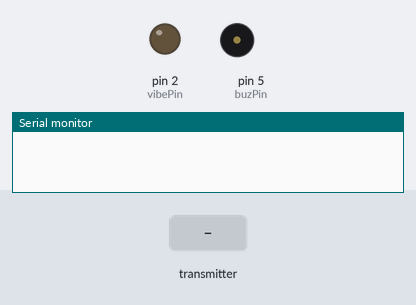
Recording of a sketch running on a simulated Arduino Uno, built with avr-gcc and run on an emulated ATmega328P. Shown: output pins drawn as LEDs (lit = HIGH), buzzer (waves = sounding, pin HIGH), the last lines printed to the serial monitor. Dashed ring = blinking. The test bench sets the inputs (shaded band). No radio packets arrive unless stated.

Above: at 1.3 s.
1.4 s: the transmitter starts sending distance = 0
At 1.66 s:
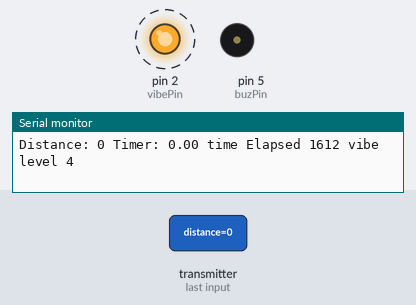
4.4 s: the transmitter starts sending distance = 256
At 4.4 s:
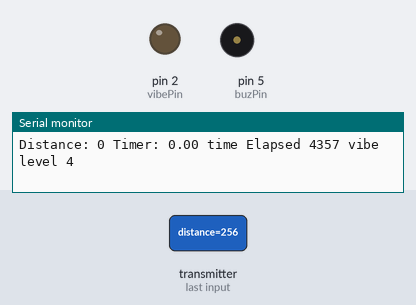
Timing chart, 0 to 7.4 s (numbered marks = the images above; inputs shaded):
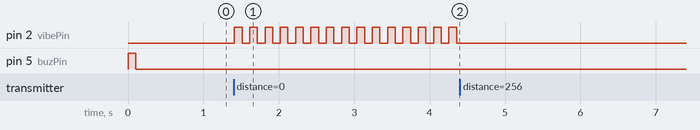

The sketch:

nerf_test_rx.ino
```cpp
#include <SPI.h>
#include <nRF24L01.h>
#include <RF24.h>

RF24 radio(7, 8); // CE, CSN
const byte address[6] = "00001";
const int vibePin = 2;
const int buzPin = 5;
int vibState = LOW;
int vibLevel = 0;
const long int1 = 2000;
const long int2 = 1500;
const long int3 = 1000;
const long int4 = 500;

unsigned long previousMillis = 0;        // will store last time was updated
float timer;

void setup() {
  Serial.begin(9600);
  radio.begin();
  radio.openReadingPipe(0, address);
  radio.setPALevel(RF24_PA_HIGH);
  radio.startListening();
  pinMode(vibePin, OUTPUT);
  pinMode(buzPin, OUTPUT);

  digitalWrite(buzPin, HIGH);
  delay(100);
  digitalWrite(buzPin, LOW);
}
void loop() {


  //unsigned long currentMillis = millis();  //how long in mils

  if (radio.available()) {
   while (radio.available()) {
    int distance = 0;
    radio.read(&distance, sizeof(distance));

    unsigned long timeElapsed = millis();


    if (distance < 100) {
      if (distance < 100 && distance > 75) { // 200-150 away pulse every sec

        unsigned long timeAft = 0;
          if (timeElapsed - timeAft >= int1){
            timeAft = timeElapsed;
                 if (vibState == LOW) {
              vibState = HIGH;
            } else {
              vibState = LOW;
            }
           }
       digitalWrite(vibePin, vibState);
       vibLevel = 1;
      }else if (distance < 75 && distance > 50) { //150-100 away pulse every half sec

        unsigned long timeAft1 = 0;
          if (timeElapsed - timeAft1 >= int2){
           timeAft1 = timeElapsed;
                 if (vibState == LOW) {
              vibState = HIGH;
            } else {
              vibState = LOW;
            }

       }
        digitalWrite(vibePin, vibState);
       vibLevel = 2;
      } else if (distance < 50 && distance > 25) { //100-50 away pulse every quarter sec

        unsigned long timeAft2 = 0;
          if (timeElapsed - timeAft2 >= int3){
           timeAft2 = timeElapsed;
                 if (vibState == LOW) {
              vibState = HIGH;
            } else {
              vibState = LOW;
            }

       }
       digitalWrite(vibePin, vibState);
       vibLevel = 3;
      } else if (distance < 25) { //50-0 away pulse every quarter sec

        unsigned long timeAft3 = 0;
          if (timeElapsed - timeAft3 >= int4){
          timeAft3 = timeElapsed;
                 if (vibState == LOW) {
              vibState = HIGH;
            } else {
              vibState = LOW;
            }

       }
       digitalWrite(vibePin, vibState);
       vibLevel = 4;
      } else { digitalWrite(vibePin, LOW);
      vibLevel = 0;
      }
    } else { digitalWrite(vibePin, LOW);
    vibLevel = 0;
    }

     //digitalWrite(vibePin, vibState);

    Serial.print("Distance: ");
     Serial.print(distance);
     Serial.print(" Timer: ");
     Serial.print(timer);
     Serial.print(" time Elapsed ");
     Serial.print(timeElapsed);
     Serial.print(" vibe level ");
     Serial.println(vibLevel);


  }
 } else { digitalWrite(vibePin, LOW);}


 delay(100);
}
```

Measured:
- after the input at 1.4 s, pin 2 (vibePin): alternates HIGH for 0.10 s and LOW for 0.10 s, starting at once
- after the input at 4.4 s, pin 2 (vibePin): stops changing and stays LOW
